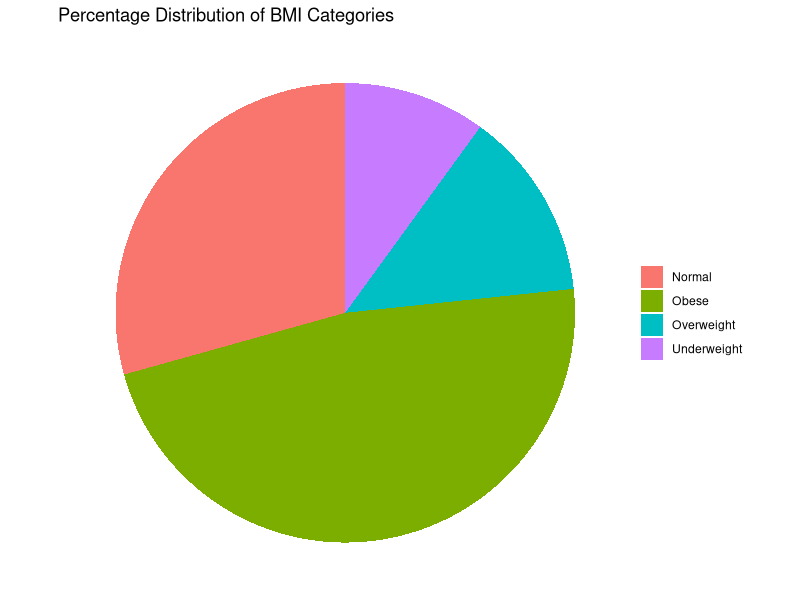

Write R code to recreate this figure.
## ---- chunk 1
library(ggplot2)
library(dplyr)
## ---- chunk 2
set.seed(17)  # Roll number
age <- sample(25:59, 150, replace = TRUE)
height <- sample(110:190, 150, replace = TRUE)
weight <- sample(40:90, 150, replace = TRUE)

bmi_data <- data.frame(age, height, weight)
## ---- chunk 3
bmi <- weight / ((height / 100) ^ 2)

bmi_data <- bmi_data %>%
  mutate(bmi = bmi)
## ---- chunk 4
bmi_category <- case_when(
  bmi < 18 ~ "Underweight",
  bmi >= 18 & bmi < 25 ~ "Normal",
  bmi >= 25 & bmi < 30 ~ "Overweight",
  TRUE ~ "Obese"
)

bmi_data <- bmi_data %>%
  mutate(bmi_category = bmi_category)
## ---- chunk 5
pie_data <- bmi_data %>%
  group_by(bmi_category) %>%
  summarise(count = n()) %>%
  mutate(percentage = count / sum(count) * 100)

ggplot(pie_data, aes(x = "", y = percentage, fill = bmi_category)) +
  geom_bar(stat = "identity", width = 1) +
  coord_polar("y") +
  labs(title = "Percentage Distribution of BMI Categories") +
  theme_void() +
  theme(legend.title = element_blank())
